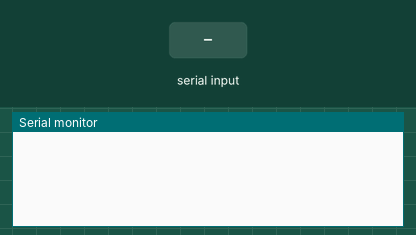
Recording of a sketch running on a simulated Arduino Uno, built with avr-gcc and run on an emulated ATmega328P. Parts: the last lines printed to the serial monitor. The inputs (shaded band) are chosen by the test bench.

Above: at 1.2 s.
1.3 s: "1" received over Serial
At 2.2 s:
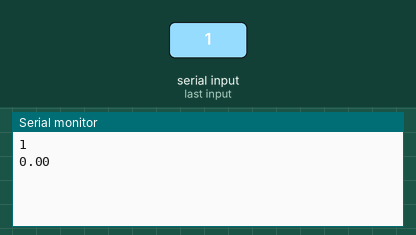
2.8 s: "0" received over Serial
At 3.3 s:
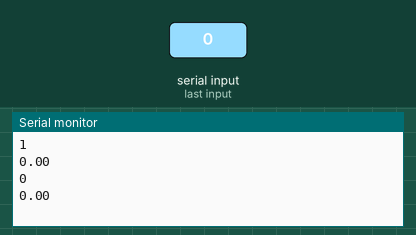
4.3 s: "2" received over Serial
At 5.7 s:
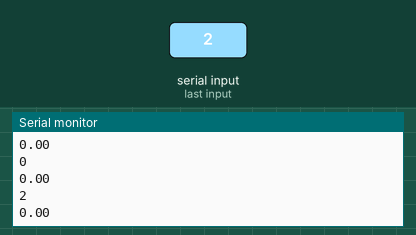
Timing chart, 0 to 7.3 s (numbered marks = the images above; inputs shaded):
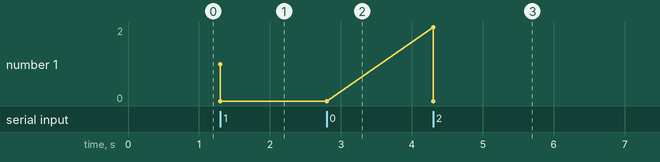

Measured:
- after the input at 1.3 s, the serial monitor: prints a new line at once (image 1)
- after the input at 2.8 s, the serial monitor: prints a new line at once (image 2)
- after the input at 4.3 s, the serial monitor: prints a new line at once (image 3)

The sketch:

Lectura_Serial.ino
```cpp
String readString;

void setup() {
  Serial.begin(115200);
}

void loop() {

  while (Serial.available()) {
    char c = Serial.read();  //gets one byte from serial buffer
    readString += c; //makes the String readString
    delay(2);  //slow looping to allow buffer to fill with next character
  }

  if (readString.length() >0) {
    char comando = readString.charAt(0);
    readString.remove(0,1);

    double valor = readString.toDouble();
    Serial.println(comando);
    Serial.println(valor);
    readString="";
  }
}
```
